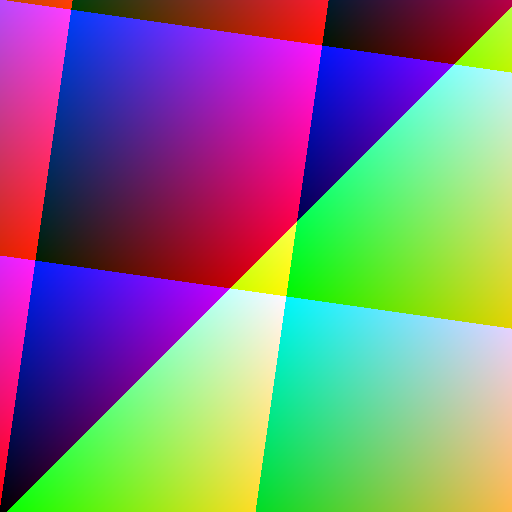
#> input picture tp2/img/colores24.bmp, 512 x 512 px, given in place of img1.bmp.blur.C.bmp, which was not available; the run also reads 1 picture not shown here
$ python radius.py   (Python 2 division)
#> lines starting #> are read from the running program, lines starting #| are printed output that depends on the picture; pictures that were not available may be replaced by others from this repository, and a replacement may not be noted
### tp2/experimentos/benchmark.py
# -*- coding: utf-8 -*-
"""
Funciones para poder correr un benchmarking
"""

import numpy, Image
from os import system
import time

def image_rand(w, h, fname=None):
    """Crea una imagen al azar

    Parámetros:
    -----------

    w: integer
        Ancho de la imagen
    h: integer
        Alto de la imagen
    fname: string
        Nombre del archivo de salida
        Por defecto es None [se genera un archivo 'random<w>x<h>.bmp']
    """
#> called with w = 200, h = 200, fname = 'img1.bmp'
    if fname == None:
        fname = 'random{0}x{1}.bmp'.format(w, h)
    imarray = numpy.random.rand(w, h, 3)*255
    im = Image.fromarray(imarray.astype('uint8'))
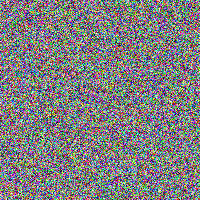
#> im: PIL image 200x200 RGB; mean R, G, B 127.2, 126.3, 127.7
    im.save(fname)

def time_me(filtro, img, imp, params, n=1, path=None, coda=""):
    """Toma una imagen y le aplica el filtro con la implementación
    determinados por un número de iteraciones. Devuelve el tiempo que
    tardó.

    Parámetros:
    -----------

    filtro: string
        Filtro a correr: 'blur' o 'diff'
    img: string
        Imagen para el filtro.
    imp: string
        Implementación a usar: 'c' o 'asm'
    params: string
        Parámetros: nombre de la otra imagen para diff, sigma y radio para blur
    n: int
        Número de iteraciones (parámetro -t del programa original)
        Por defecto es 1
    path: string
        Directorio donde está el ejecutable.
        Por defecto es None [se considera instalado]
    """
    if not path:
        exe = 'tp2'+coda
    else:
        exe = '{0}/tp2'.format(path)+coda

    cmd = [exe, filtro, '-i {0}'.format(imp), '-t {0}'.format(n), img, params]
    t0 = time.time()
    system(' '.join(cmd))
    return time.time() - t0

def compara_imagenes(file1, file2, threshold=5):
    """
    Compara dos imágenes y devuelve si son diferentes o no (a menos de
    un threshold)
    """

    image1 = Image.open(file1)
    image2 = Image.open(file2)
    h1 = numpy.array(image1)
    h2 = numpy.array(image2)
    diff = (abs(h1 - h2) > threshold).any()
    return diff

### tp2/experimentos/radius.py
# -*- coding: utf-8 -*-
"""
Benchmark de filtros vs tamaño global de la imagen
"""

import itertools as it
import numpy as np
import pylab as pl
from os import system

from benchmark import *

path = '../build'
tot = { 'diff': { 'c': [], 'asm': [] },
        'blur': { 'c': [], 'asm': [] } }

args = { 'diff': 'img2.bmp',
         'blur': '5 2' }

n = { 'diff': { 'c': 25, 'asm': 125 },
      'blur': { 'c': 25, 'asm': 125 } }
# lo que quiero que haga de la de 1kx1k
filtros = ('diff', 'blur')
implementaciones = ('c', 'asm')


rad = map(int, np.linspace(20, 1, 20))
x = 200
y = 200
filt = 'blur'
image_rand(x, y, fname='img1.bmp')

for r in rad:
    print "Procesando imagen para radio {0}".format(r)
    for imp in implementaciones:
        niter = int(n[filt][imp])
        t = time_me(filt, 'img1.bmp', imp, '2 {0}'.format(r), n=niter, path=path)
        tot[filt][imp].append(t/niter)
    # Aquí comparamos que las dos imágenes sean iguales
    diff = compara_imagenes('img1.bmp.{0}.C.bmp'.format(filt),
                            'img1.bmp.{0}.ASM.bmp'.format(filt), threshold=0)
#> in compara_imagenes, image1 is the input picture: PIL image 512x512 RGB; mean R, G, B 127.5, 124.8, 127.5
#> in compara_imagenes, `diff = (abs(h1 - h2) > threshold).any()`: diff = False
#> diff = False
    if diff:
        msg = 'Atención! Para el radio {0} las implementaciones no concuerdan'
        print msg.format(r)

rad = np.array(rad)
#> rad = 20 values, max 20 at index 0, min 1 at index 19, mean 10.5
asm = np.array(tot[filt]['asm'])
c = np.array(tot[filt]['c'])
fig, ax = pl.subplots()
ax.plot(rad, 1e9*c/x/y, label='Tiempo en C')
ax.plot(rad, 1e9*asm/x/y, label='Tiempo en ASM')
ax.set_ylabel(r'Tiempo por pixel [ns]')
ax.set_xlabel('Radio del filtro [px]')
ax.legend(loc = "center right")
fig.tight_layout()
fig.savefig('tiempo_radio_{0}.pdf'.format(filt))
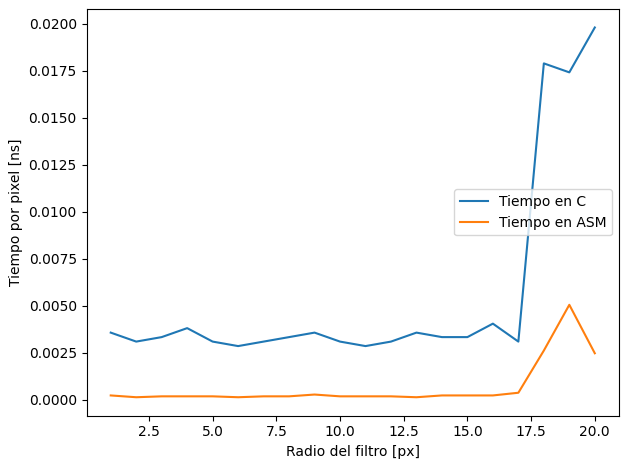
#> figure drawn by matplotlib, 1 panel
fig.savefig('tiempo_radio_{0}.png'.format(filt))
fig, ax = pl.subplots()
ax.plot(rad, c/asm)
ax.set_xlabel('Radio del filtro [px]')
ax.set_ylabel(r'Speedup de ASM vs C')
fig.tight_layout()
fig.savefig('speedup_radio_{0}.pdf'.format(filt))
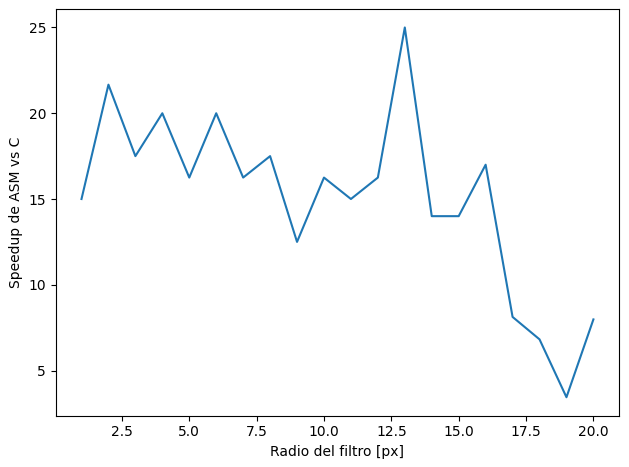
#> figure drawn by matplotlib, 1 panel
fig.savefig('speedup_radio_{0}.png'.format(filt))
np.savetxt('tiempos_radio_{0}.dat'.format(filt), np.transpose([asm, c]), header='asm, c')
